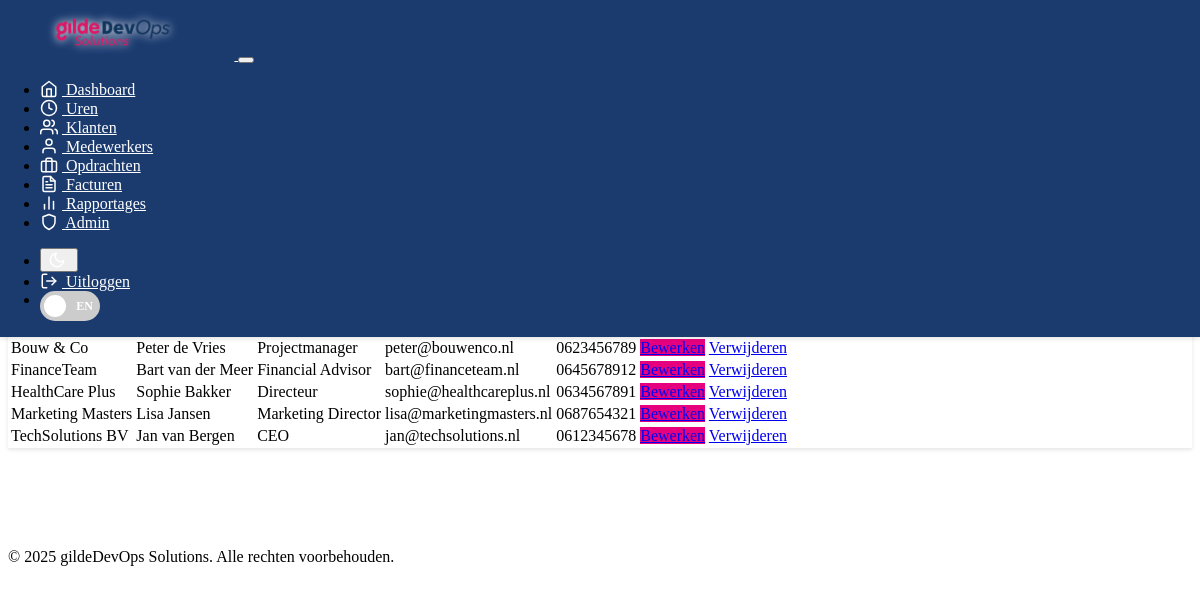
The app's page /klanten (signed in) with its own data.
### models.py (models this page shows, shortened)
class Klant(db.Model):
    __tablename__ = 'klant'
    id = db.Column(db.Integer, primary_key=True)
    bedrijfsnaam = db.Column(db.String(100), nullable=False)
    voornaam = db.Column(db.String(50), nullable=False)
    tussenvoegsel = db.Column(db.String(20))
    achternaam = db.Column(db.String(50), nullable=False)
    functie = db.Column(db.String(100))
    email = db.Column(db.String(120), unique=True, nullable=False)
    telefoonnummer = db.Column(db.String(20))
    adres = db.Column(db.String(200))
    postcode = db.Column(db.String(10))
    plaats = db.Column(db.String(100))
    land = db.Column(db.String(100), default='Nederland')
    btw_nummer = db.Column(db.String(50))
    kvk_nummer = db.Column(db.String(50))
    status = db.Column(db.String(50), default='actief')  # actief, inactief, prospect
    created_at = db.Column(db.DateTime, default=datetime.utcnow)
    opdrachten = db.relationship('Opdracht', backref='klant', lazy=True)
    facturen = db.relationship('Factuur', backref='klant', lazy=True)
    __table_args__ = (
        Index('idx_klant_email', 'email'),
        Index('idx_klant_naam', 'bedrijfsnaam', 'achternaam'),
        Index('idx_klant_status', 'status'),
    )

### routes.py (the view, shortened to what this page needs)
@app.route('/klanten')
@login_required
def klanten():
    search = request.args.get('search', '')
    query = Klant.query
    klanten = query.order_by(Klant.bedrijfsnaam).all()
    return render_template('klanten.html', klanten=klanten, search=search)

### app.py (called while the page is built)
    @app.context_processor
    def inject_role_enum():
        return {'RoleEnum': RoleEnum}

### models.py (called while the page is built)
    def has_role(self, role_name):
        if self.role:
            return self.role.name == role_name
        return False

### routes.py (called while the page is built)
@login_manager.user_loader
def load_user(user_id):
    return User.query.get(int(user_id))

### templates/klanten.html (shortened to what this page needs)
{% extends "base.html" %}
{% block content %}
<div class="row">
    <div class="col-md-12">
        <div class="card">
            <div class="card-header">
                <div class="d-flex justify-content-between align-items-center">
                    <h5 class="mb-0" data-translate="Klanten Overzicht">Klanten Overzicht</h5>
                    {% if not export_mode %}
                    <div class="d-flex gap-2">
                        <div class="dropdown">
                            <button class="btn btn-secondary dropdown-toggle" type="button" data-bs-toggle="dropdown">
                            </button>
                            <ul class="dropdown-menu">
                                <li><a class="dropdown-item" href="{{ url_for('export_data', entity='klanten', format='pdf') }}">
                                </a></li>
                                <li><a class="dropdown-item" href="{{ url_for('export_data', entity='klanten', format='excel') }}">
                                </a></li>
                                <li><a class="dropdown-item" href="{{ url_for('export_data', entity='klanten', format='csv') }}">
                                </a></li>
                            </ul>
                        </div>
                        <a href="{{ url_for('add_klant') }}" class="btn btn-primary">
                        </a>
                    </div>
                    {% endif %}
                </div>
            </div>
            <div class="card-body">
                {% if not export_mode %}
                <form class="mb-4" method="GET">
                    <div class="input-group">
                        <button class="btn btn-outline-secondary" type="submit" data-translate="Zoeken">Zoeken</button>
                    </div>
                </form>
                {% endif %}
                <div class="table-responsive">
                    <table class="table">
                        <thead>
                            <tr>
                                <th data-translate="Bedrijfsnaam">Bedrijfsnaam</th>
                                <th data-translate="Naam">Naam</th>
                                <th data-translate="Functie">Functie</th>
                                <th data-translate="Email">Email</th>
                                <th data-translate="Telefoon">Telefoon</th>
                            </tr>
                        </thead>
                        <tbody>
                            {% for klant in klanten %}
                            <tr>
                                <td>{{ klant.bedrijfsnaam }}</td>
                                <td>
                                    {{ klant.voornaam }}
                                    {% if klant.tussenvoegsel %}
                                        {{ klant.tussenvoegsel }}
                                    {% endif %}
                                    {{ klant.achternaam }}
                                </td>
                                <td>{{ klant.functie or '-' }}</td>
                                <td>{{ klant.email }}</td>
                                <td>{{ klant.telefoonnummer or '-' }}</td>
                                <td class="text-end">
                                    <a href="{{ url_for('edit_klant', id=klant.id) }}" class="btn btn-sm btn-primary">
                                    </a>
                                    <a href="{{ url_for('delete_klant', id=klant.id) }}" class="btn btn-sm btn-danger"
                                       onclick="return confirm('Weet je zeker dat je deze klant wilt verwijderen?')">
                                    </a>
                                </td>
                            </tr>
                            {% endfor %}
                        </tbody>
                    </table>
                </div>
            </div>
        </div>
    </div>
</div>
{% endblock %}

### static/css/custom.css (style rules this page uses)
:root { --animation-duration: 0.3s; --gilde-primary: #E6007E; --gilde-secondary: #1B3B6F; --gilde-text: #ffffff; }
[data-bs-theme="light"] { --bs-body-bg: #ffffff; --bs-body-color: #212529; --bs-navbar-color: var(--gilde-text); }
.card { margin-bottom: 1.5rem; transition: transform var(--animation-duration), box-shadow var(--animation-duration); border: none; box-shadow: 0 2px 4px rgba(0, 0, 0, 0.1); }
.card-header { background-color: var(--gilde-secondary) !important; color: var(--gilde-text); }
.table { margin-bottom: 0; }
.btn-primary { background-color: var(--gilde-primary) !important; border-color: var(--gilde-primary) !important; }
.btn-secondary { background-color: var(--gilde-secondary) !important; border-color: var(--gilde-secondary) !important; }
.btn { transition: all var(--animation-duration); }

### templates/base.html (style rules this page uses)
body { padding-top: 70px; min-height: 120vh; }

### records on screen
Klant: bedrijfsnaam "Bouw & Co", voornaam "Peter", tussenvoegsel "de", achternaam "Vries", functie "Projectmanager", email "peter@bouwenco.nl", telefoonnummer "0623456789"
Klant: bedrijfsnaam "FinanceTeam", voornaam "Bart", tussenvoegsel "van der", achternaam "Meer", functie "Financial Advisor", email "bart@financeteam.nl", telefoonnummer "0645678912"
Klant: bedrijfsnaam "HealthCare Plus", voornaam "Sophie", achternaam "Bakker", functie "Directeur", email "sophie@healthcareplus.nl", telefoonnummer "0634567891"
Klant: bedrijfsnaam "Marketing Masters", voornaam "Lisa", achternaam "Jansen", functie "Marketing Director", email "lisa@marketingmasters.nl", telefoonnummer "0687654321"
Klant: bedrijfsnaam "TechSolutions BV", voornaam "Jan", tussenvoegsel "van", achternaam "Bergen", functie "CEO", email "jan@techsolutions.nl", telefoonnummer "0612345678"
